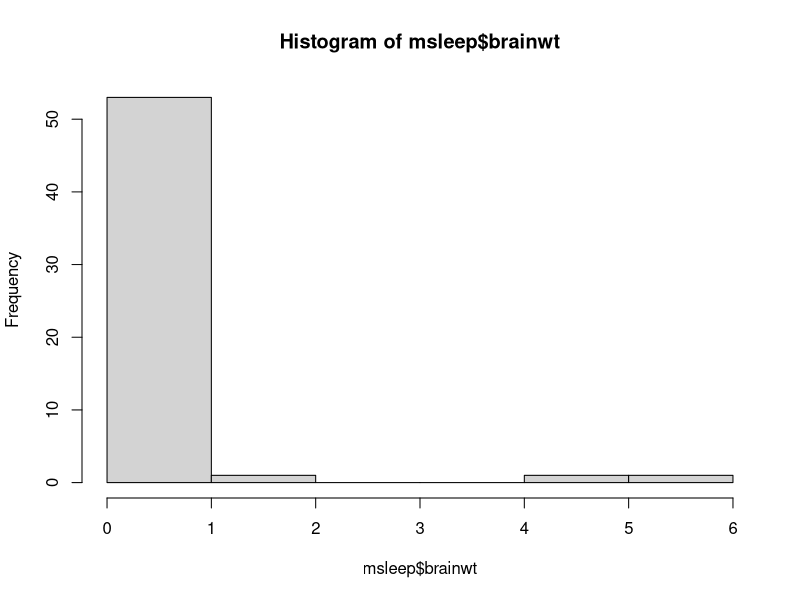
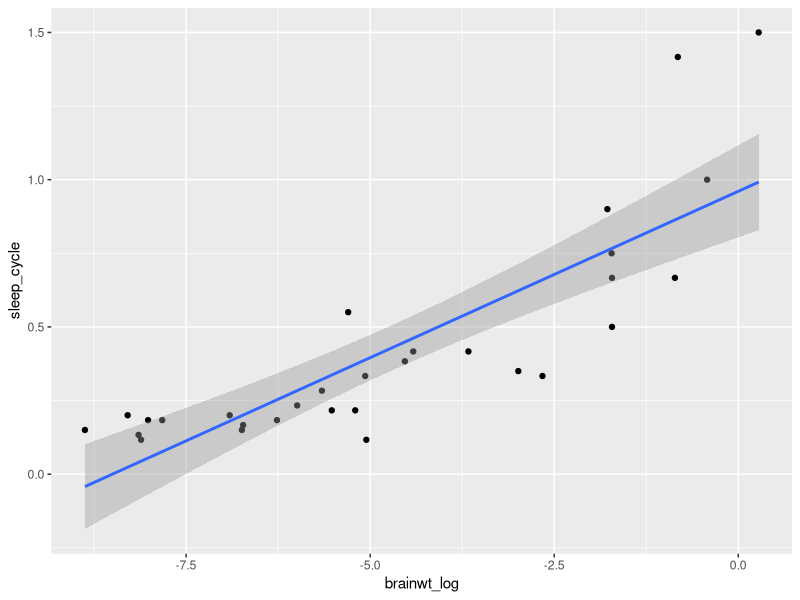

R code for these plots, in order:
## ---- chunk 1
library(tidyverse)
## ---- chunk 2
head(msleep)
## ---- chunk 3
quantile(msleep$brainwt, na.rm = TRUE)
## ---- chunk 4
median(msleep$brainwt, na.rm = TRUE)
mean(msleep$brainwt, na.rm = TRUE)
## ---- chunk 5
sd(msleep$brainwt, na.rm = TRUE)
IQR(msleep$brainwt, na.rm = TRUE)
## ---- chunk 6
hist(msleep$brainwt)
## ---- chunk 7
t.test(msleep$brainwt)
## ---- chunk 8
insectivores <- msleep %>% 
  filter(vore == "insecti") %>%
  select(awake)
head(insectivores)

other.mammals <- msleep %>% 
  filter(vore != "insecti") %>%
  select(awake)
head(other.mammals)

t.test(insectivores, other.mammals, alternative = "less")
## ---- chunk 9
anova.msleep <- aov(awake ~ vore, data = msleep)
summary(anova.msleep)
## ---- chunk 10
cor(msleep$brainwt, msleep$bodywt)
## ---- chunk 11
summary(msleep$bodywt)
summary(msleep$brainwt)
## ---- chunk 12
msleep2 <- msleep %>% drop_na(brainwt)
dim(msleep)
dim(msleep2)
## ---- chunk 13
cor(msleep2$brainwt, msleep2$bodywt)
## ---- chunk 14
msleep3 <- msleep %>% 
  mutate(brainwt_log = log(brainwt)) %>% 
  drop_na(brainwt_log, sleep_cycle)
ggplot(msleep3, aes(x = brainwt_log, y = sleep_cycle)) + 
  geom_point() + geom_smooth(method = "lm")
## ---- chunk 15
cor(msleep3$brainwt_log, msleep3$sleep_cycle, method = "pearson")
cor(msleep3$brainwt_log, msleep3$sleep_cycle, method = "spearman")
## ---- chunk 16
my.mod <- lm(formula = brainwt ~ bodywt, data = msleep2)
summary(my.mod)
## ---- chunk 17
my.mod2 <- lm(formula = sleep_total ~ bodywt + brainwt, data = msleep2)
summary(my.mod2)
